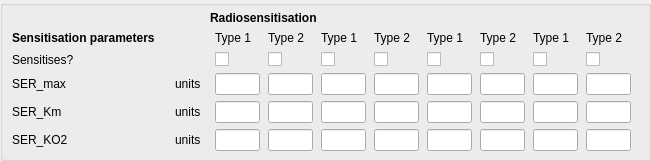
           <widget class="QGroupBox" name="groupBox_Drug_GB3">
            <property name="geometry">
             <rect>
              <x>10</x>
              <y>180</y>
              <width>651</width>
              <height>161</height>
             </rect>
            </property>
            <property name="title">
             <string/>
            </property>
            <widget class="QWidget" name="gridLayoutWidget_12">
             <property name="geometry">
              <rect>
               <x>10</x>
               <y>30</y>
               <width>631</width>
               <height>121</height>
              </rect>
             </property>
             <layout class="QGridLayout" name="gridLayout_2">
              <item row="2" column="0">
               <widget class="QMyLabel" name="infolabel_PARENT_CT1_10">
                <property name="minimumSize">
                 <size>
                  <width>130</width>
                  <height>0</height>
                 </size>
                </property>
                <property name="maximumSize">
                 <size>
                  <width>145</width>
                  <height>16777215</height>
                 </size>
                </property>
                <property name="text">
                 <string>SER_max</string>
                </property>
               </widget>
              </item>
              <item row="2" column="1">
               <widget class="QLabel" name="alabel_SER_max_units">
                <property name="minimumSize">
                 <size>
                  <width>32</width>
                  <height>0</height>
                 </size>
                </property>
                <property name="maximumSize">
                 <size>
                  <width>32</width>
                  <height>16777215</height>
                 </size>
                </property>
                <property name="text">
                 <string>units</string>
                </property>
               </widget>
              </item>
              <item row="2" column="2">
               <widget class="QLineEdit" name="line_PARENT_CT1_10">
                <property name="maximumSize">
                 <size>
                  <width>45</width>
                  <height>16777215</height>
                 </size>
                </property>
               </widget>
              </item>
              <item row="2" column="4">
               <widget class="QLineEdit" name="line_METAB1_CT1_10">
                <property name="maximumSize">
                 <size>
                  <width>45</width>
                  <height>16777215</height>
                 </size>
                </property>
               </widget>
              </item>
              <item row="2" column="5">
               <widget class="QLineEdit" name="line_METAB1_CT2_10">
                <property name="maximumSize">
                 <size>
                  <width>45</width>
                  <height>16777215</height>
                 </size>
                </property>
               </widget>
              </item>
              <item row="2" column="3">
               <widget class="QLineEdit" name="line_PARENT_CT2_10">
                <property name="maximumSize">
                 <size>
                  <width>45</width>
                  <height>16777215</height>
                 </size>
                </property>
               </widget>
              </item>
              <item row="2" column="6">
               <widget class="QLineEdit" name="line_METAB2_CT1_10">
                <property name="maximumSize">
                 <size>
                  <width>45</width>
                  <height>16777215</height>
                 </size>
                </property>
               </widget>
              </item>
              <item row="2" column="7">
               <widget class="QLineEdit" name="line_METAB2_CT2_10">
                <property name="maximumSize">
                 <size>
                  <width>45</width>
                  <height>16777215</height>
                 </size>
                </property>
               </widget>
              </item>
              <item row="0" column="0">
               <widget class="QLabel" name="alabel_celltype_4">
                <property name="minimumSize">
                 <size>
                  <width>155</width>
                  <height>0</height>
                 </size>
                </property>
                <property name="maximumSize">
                 <size>
                  <width>155</width>
                  <height>16777215</height>
                 </size>
                </property>
                <property name="font">
                 <font>
                  <weight>75</weight>
                  <bold>true</bold>
                 </font>
                </property>
                <property name="text">
                 <string>Sensitisation parameters     </string>
                </property>
               </widget>
              </item>
              <item row="0" column="2">
               <widget class="QLabel" name="alabel_celltype1">
                <property name="minimumSize">
                 <size>
                  <width>45</width>
                  <height>0</height>
                 </size>
                </property>
                <property name="maximumSize">
                 <size>
                  <width>45</width>
                  <height>16777215</height>
                 </size>
                </property>
                <property name="text">
                 <string>Type 1</string>
                </property>
               </widget>
              </item>
              <item row="0" column="3">
               <widget class="QLabel" name="alabel_celltype2">
                <property name="minimumSize">
                 <size>
                  <width>45</width>
                  <height>0</height>
                 </size>
                </property>
                <property name="maximumSize">
                 <size>
                  <width>45</width>
                  <height>16777215</height>
                 </size>
                </property>
                <property name="text">
                 <string>Type 2</string>
                </property>
               </widget>
              </item>
              <item row="0" column="4">
               <widget class="QLabel" name="alabel_celltype3">
                <property name="minimumSize">
                 <size>
                  <width>45</width>
                  <height>0</height>
                 </size>
                </property>
                <property name="maximumSize">
                 <size>
                  <width>45</width>
                  <height>16777215</height>
                 </size>
                </property>
                <property name="text">
                 <string>Type 1</string>
                </property>
               </widget>
              </item>
              <item row="0" column="5">
               <widget class="QLabel" name="alabel_celltype4">
                <property name="minimumSize">
                 <size>
                  <width>45</width>
                  <height>0</height>
                 </size>
                </property>
                <property name="maximumSize">
                 <size>
                  <width>45</width>
                  <height>16777215</height>
                 </size>
                </property>
                <property name="text">
                 <string>Type 2</string>
                </property>
               </widget>
              </item>
              <item row="0" column="6">
               <widget class="QLabel" name="alabel_celltype5">
                <property name="minimumSize">
                 <size>
                  <width>45</width>
                  <height>0</height>
                 </size>
                </property>
                <property name="maximumSize">
                 <size>
                  <width>45</width>
                  <height>16777215</height>
                 </size>
                </property>
                <property name="text">
                 <string>Type 1</string>
                </property>
               </widget>
              </item>
              <item row="0" column="7">
               <widget class="QLabel" name="alabel_celltype6">
                <property name="minimumSize">
                 <size>
                  <width>45</width>
                  <height>0</height>
                 </size>
                </property>
                <property name="maximumSize">
                 <size>
                  <width>45</width>
                  <height>16777215</height>
                 </size>
                </property>
                <property name="text">
                 <string>Type 2</string>
                </property>
               </widget>
              </item>
              <item row="3" column="0">
               <widget class="QMyLabel" name="infolabel_PARENT_CT1_11">
                <property name="minimumSize">
                 <size>
                  <width>130</width>
                  <height>0</height>
                 </size>
                </property>
                <property name="maximumSize">
                 <size>
                  <width>145</width>
                  <height>16777215</height>
                 </size>
                </property>
                <property name="text">
                 <string>SER_Km</string>
                </property>
               </widget>
              </item>
              <item row="3" column="2">
               <widget class="QLineEdit" name="line_PARENT_CT1_11">
                <property name="maximumSize">
                 <size>
                  <width>45</width>
                  <height>16777215</height>
                 </size>
                </property>
               </widget>
              </item>
              <item row="3" column="3">
               <widget class="QLineEdit" name="line_PARENT_CT2_11">
                <property name="maximumSize">
                 <size>
                  <width>45</width>
                  <height>16777215</height>
                 </size>
                </property>
               </widget>
              </item>
              <item row="3" column="4">
               <widget class="QLineEdit" name="line_METAB1_CT1_11">
                <property name="maximumSize">
                 <size>
                  <width>45</width>
                  <height>16777215</height>
                 </size>
                </property>
               </widget>
              </item>
              <item row="3" column="5">
               <widget class="QLineEdit" name="line_METAB1_CT2_11">
                <property name="maximumSize">
                 <size>
                  <width>45</width>
                  <height>16777215</height>
                 </size>
                </property>
               </widget>
              </item>
              <item row="3" column="6">
               <widget class="QLineEdit" name="line_METAB2_CT1_11">
                <property name="maximumSize">
                 <size>
                  <width>45</width>
                  <height>16777215</height>
                 </size>
                </property>
               </widget>
              </item>
              <item row="3" column="7">
               <widget class="QLineEdit" name="line_METAB2_CT2_11">
                <property name="maximumSize">
                 <size>
                  <width>45</width>
                  <height>16777215</height>
                 </size>
                </property>
               </widget>
              </item>
              <item row="4" column="0">
               <widget class="QMyLabel" name="infolabel_PARENT_CT1_12">
                <property name="minimumSize">
                 <size>
                  <width>130</width>
                  <height>0</height>
                 </size>
                </property>
                <property name="maximumSize">
                 <size>
                  <width>145</width>
                  <height>16777215</height>
                 </size>
                </property>
                <property name="text">
                 <string>SER_KO2</string>
                </property>
               </widget>
              </item>
              <item row="3" column="1">
               <widget class="QLabel" name="alabel_SE_Km_units">
                <property name="minimumSize">
                 <size>
                  <width>32</width>
                  <height>0</height>
                 </size>
                </property>
                <property name="maximumSize">
                 <size>
                  <width>32</width>
                  <height>16777215</height>
                 </size>
                </property>
                <property name="text">
                 <string>units</string>
                </property>
               </widget>
              </item>
              <item row="4" column="1">
               <widget class="QLabel" name="alabel_SER_KO2_units">
                <property name="minimumSize">
                 <size>
                  <width>32</width>
                  <height>0</height>
                 </size>
                </property>
                <property name="maximumSize">
                 <size>
                  <width>32</width>
                  <height>16777215</height>
                 </size>
                </property>
                <property name="text">
                 <string>units</string>
                </property>
               </widget>
              </item>
              <item row="4" column="2">
               <widget class="QLineEdit" name="line_PARENT_CT1_12">
                <property name="maximumSize">
                 <size>
                  <width>45</width>
                  <height>16777215</height>
                 </size>
                </property>
               </widget>
              </item>
              <item row="4" column="3">
               <widget class="QLineEdit" name="line_PARENT_CT2_12">
                <property name="maximumSize">
                 <size>
                  <width>45</width>
                  <height>16777215</height>
                 </size>
                </property>
               </widget>
              </item>
              <item row="4" column="4">
               <widget class="QLineEdit" name="line_METAB1_CT1_12">
                <property name="maximumSize">
                 <size>
                  <width>45</width>
                  <height>16777215</height>
                 </size>
                </property>
               </widget>
              </item>
              <item row="4" column="5">
               <widget class="QLineEdit" name="line_METAB1_CT2_12">
                <property name="maximumSize">
                 <size>
                  <width>45</width>
                  <height>16777215</height>
                 </size>
                </property>
               </widget>
              </item>
              <item row="4" column="6">
               <widget class="QLineEdit" name="line_METAB2_CT1_12">
                <property name="maximumSize">
                 <size>
                  <width>45</width>
                  <height>16777215</height>
                 </size>
                </property>
               </widget>
              </item>
              <item row="4" column="7">
               <widget class="QLineEdit" name="line_METAB2_CT2_12">
                <property name="maximumSize">
                 <size>
                  <width>45</width>
                  <height>16777215</height>
                 </size>
                </property>
               </widget>
              </item>
              <item row="1" column="0">
               <widget class="QMyLabel" name="infolabel_PARENT_CT1_18">
                <property name="text">
                 <string>Sensitises?</string>
                </property>
               </widget>
              </item>
              <item row="1" column="2">
               <widget class="QCheckBox" name="cbox_PARENT_CT1_18">
                <property name="text">
                 <string/>
                </property>
               </widget>
              </item>
              <item row="1" column="3">
               <widget class="QCheckBox" name="cbox_PARENT_CT2_18">
                <property name="text">
                 <string/>
                </property>
               </widget>
              </item>
              <item row="1" column="4">
               <widget class="QCheckBox" name="cbox_METAB1_CT1_18">
                <property name="text">
                 <string/>
                </property>
               </widget>
              </item>
              <item row="1" column="5">
               <widget class="QCheckBox" name="cbox_METAB1_CT2_18">
                <property name="text">
                 <string/>
                </property>
               </widget>
              </item>
              <item row="1" column="6">
               <widget class="QCheckBox" name="cbox_METAB2_CT1_18">
                <property name="text">
                 <string/>
                </property>
               </widget>
              </item>
              <item row="1" column="7">
               <widget class="QCheckBox" name="cbox_METAB2_CT2_18">
                <property name="text">
                 <string/>
                </property>
               </widget>
              </item>
              <item row="2" column="8">
               <widget class="QLineEdit" name="line_METAB3_CT1_10">
                <property name="maximumSize">
                 <size>
                  <width>45</width>
                  <height>16777215</height>
                 </size>
                </property>
               </widget>
              </item>
              <item row="2" column="9">
               <widget class="QLineEdit" name="line_METAB3_CT2_10">
                <property name="maximumSize">
                 <size>
                  <width>45</width>
                  <height>16777215</height>
                 </size>
                </property>
               </widget>
              </item>
              <item row="3" column="8">
               <widget class="QLineEdit" name="line_METAB3_CT1_11">
                <property name="maximumSize">
                 <size>
                  <width>45</width>
                  <height>16777215</height>
                 </size>
                </property>
               </widget>
              </item>
              <item row="4" column="8">
               <widget class="QLineEdit" name="line_METAB3_CT1_12">
                <property name="maximumSize">
                 <size>
                  <width>45</width>
                  <height>16777215</height>
                 </size>
                </property>
               </widget>
              </item>
              <item row="3" column="9">
               <widget class="QLineEdit" name="line_METAB3_CT2_11">
                <property name="maximumSize">
                 <size>
                  <width>45</width>
                  <height>16777215</height>
                 </size>
                </property>
               </widget>
              </item>
              <item row="4" column="9">
               <widget class="QLineEdit" name="line_METAB3_CT2_12">
                <property name="maximumSize">
                 <size>
                  <width>45</width>
                  <height>16777215</height>
                 </size>
                </property>
               </widget>
              </item>
              <item row="0" column="8">
               <widget class="QLabel" name="alabel_celltype5_2">
                <property name="minimumSize">
                 <size>
                  <width>45</width>
                  <height>0</height>
                 </size>
                </property>
                <property name="maximumSize">
                 <size>
                  <width>45</width>
                  <height>16777215</height>
                 </size>
                </property>
                <property name="text">
                 <string>Type 1</string>
                </property>
               </widget>
              </item>
              <item row="0" column="9">
               <widget class="QLabel" name="alabel_celltype6_2">
                <property name="minimumSize">
                 <size>
                  <width>45</width>
                  <height>0</height>
                 </size>
                </property>
                <property name="maximumSize">
                 <size>
                  <width>45</width>
                  <height>16777215</height>
                 </size>
                </property>
                <property name="text">
                 <string>Type 2</string>
                </property>
               </widget>
              </item>
              <item row="1" column="8">
               <widget class="QCheckBox" name="cbox_METAB3_CT1_18">
                <property name="text">
                 <string/>
                </property>
               </widget>
              </item>
              <item row="1" column="9">
               <widget class="QCheckBox" name="cbox_METAB3_CT2_18">
                <property name="text">
                 <string/>
                </property>
               </widget>
              </item>
             </layout>
            </widget>
            <widget class="QLabel" name="alabel_radio">
             <property name="geometry">
              <rect>
               <x>210</x>
               <y>10</y>
               <width>111</width>
               <height>16</height>
              </rect>
             </property>
             <property name="font">
              <font>
               <weight>75</weight>
               <bold>true</bold>
              </font>
             </property>
             <property name="text">
              <string>Radiosensitisation</string>
             </property>
            </widget>
           </widget>
